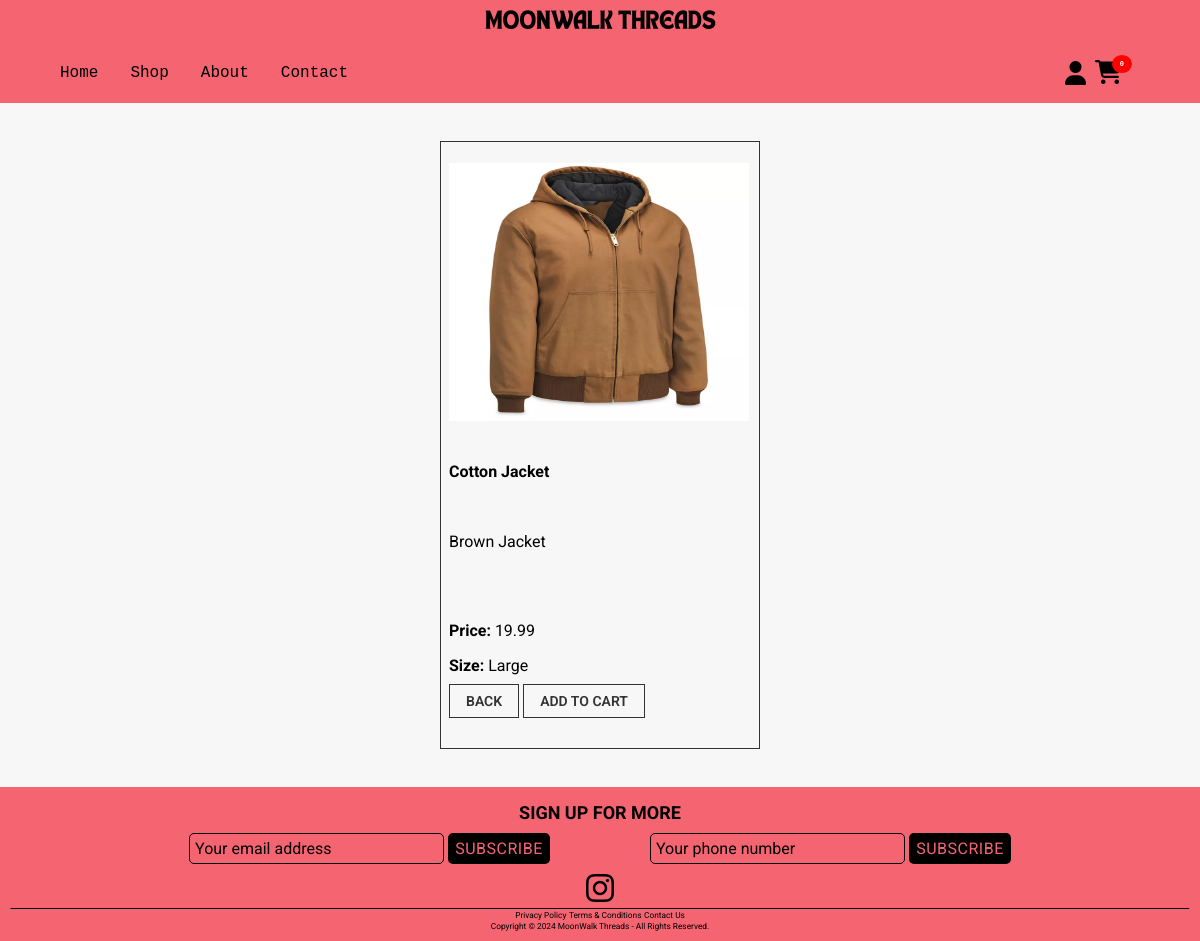
Page /product/3/ on the committed database.
### myapp/models.py (models this page shows, shortened)
class Product(models.Model):
    name = models.CharField(max_length=100)
    price= models.DecimalField(default=0, decimal_places=2, max_digits=6)
    category = models.ForeignKey(Category, on_delete=models.CASCADE, default=1)
    size = models.CharField(max_length=20)
    description = models.CharField(max_length=250, default='', blank=True, null=True)
    image = models.ImageField(upload_to='uploads/product/')
    featured = models.BooleanField(default=False)

### myapp/views.py (the view)
# urls.py: path('product/<int:pk>/', views.productDetails, name='productDetails'),
def productDetails(request,pk):
    product = Product.objects.get(id=pk)
    return render(request, 'productDetails.html', {'product': product})

### myapp/context_processors.py (called while the page is built)
def cart_context(request):
    cart_items = []
    cart_item_count = 0
    total_price = 0
    if request.path.startswith("/admin/"):
        return {}  # ✅ Prevent errors in Django Admin
    if request.user.is_authenticated:
        customer = getattr(request.user, "customer", None)  # ✅ Use customer instead of user
        if customer:
            cart_items = Cart.objects.filter(customer=customer)
    else:
        session_key = request.session.session_key
        if session_key:
            cart_items = Cart.objects.filter(session_key=session_key)
    cart_item_count = len(cart_items)
    total_price = sum(item.product.price for item in cart_items)
    return {
        "cart_items": cart_items,
        "cart_item_count": cart_item_count,
        "total_price": total_price,
    }

### myapp/templates/productDetails.html (shortened to what this page needs)
{% extends 'base.html' %}
{% load static %}
{% block content %}
<!DOCTYPE HTML>
<html lang="en">
<br/><br/>
<div class="product-details-card">
      <div class="product-details-img">
        <img src="{{ product.image.url }}" class="productImg" alt="missing img" height="300" width="300">
      </div>
        <div class="card-body">
          <p class="card-title"><strong>{{ product.name }}</strong></p>
          <br/>
          <p class="card-text">{{ product.description }}</p>
          <br/><br/>
          <p><strong>Price: </strong>{{ product.price }}</p>
          <p><strong>Size: </strong>{{ product.size }}</p>
          <div class="product-details-footer">
            <a class="btn btn-secondary" href="{% url 'home' %}">Back</a>
            <a class="btn btn-outline-dark" href="#">Add to cart</a>
          </div>
        </div>
    <br/><br/>
</div>
<br/><br/>
</html>
{% endblock %}

### static/css/homestyles.css (style rules this page uses)
body { margin: 0; font-family: var(--font); }
* { --background_color: #F46471; --font: 'Roboto', sans-serif; --visibile: True; --font_color_title: #FFFFFF; --font_color_timer: #000000; --drop_title: "Spooky Halloween Apparel"; }
a { font-size: 1rem; color: #000; text-decoration: none; }

### static/css/shopstyles.css (style rules this page uses)
:root { --border-color: #E0E0E0; --font-color: #333333; --hover-scale: 1.05; --button-color: #333333; --button-border-color: #333333; --button-hover-color: #F46471; }

### static/css/products.css (style rules this page uses)
:root { --border-color: #E0E0E0; --font-color: #333333; --hover-scale: 1.05; --button-color: #333333; --button-border-color: #333333; --button-hover-color: #F46471; }

### static/css/cart.css (style rules this page uses)
body { font-family: "Roboto", sans-serif; background-color: #f7f7f7; margin: 0; padding: 0; }
* { --font: Roboto; --visibile: True; }

### static/css/checkout.css (style rules this page uses)
* { box-sizing: border-box; }

### static/css/productDetails.css (style rules this page uses)
:root { --border-color: #E0E0E0; --font-color: #333333; --hover-scale: 1.05; --button-color: #333333; --button-border-color: #333333; --button-hover-color: #F46471; }
.product-details-card { border: 1px solid var(--button-border-color); padding-left: .5rem; margin: auto; width: 20rem; }
.product-details-footer .btn { font-size: 0.875rem; color: var(--button-color); border: 1px solid var(--button-border-color); padding: 0.5rem 1rem; transition: background-color 0.3s, color 0.3s; text-transform: uppercase; font-weight: 600; }

### rows in the picture
Product: image (picture), name "Cotton Jacket", description "Brown Jacket", price "19.99", size "Large"
